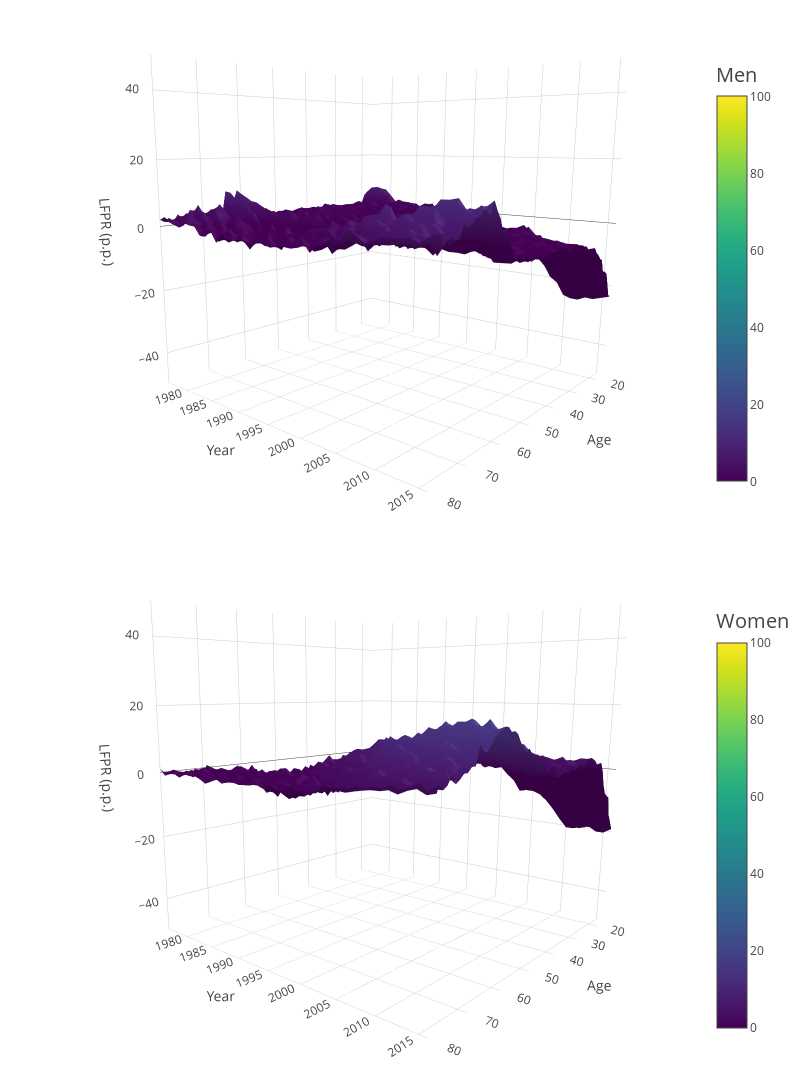

The notebook cell this image was saved under:
### Code cell
import plotly
import plotly.graph_objs as go

mask_men = data['sex'] == 1
mask_women = data['sex'] == 2

var = 'lfp_res0'

plotly.offline.init_notebook_mode(connected=True)

fig = plotly.tools.make_subplots(rows = 2, cols = 1, 
                                specs = [[{'is_3d': True}], [{'is_3d': True}]],
                                    print_grid = False)

fig.append_trace(dict(type = 'surface', 
                      x = data[mask_men].pivot(index = 'age', columns = 'year', values = 'age').values, 
                      y = data[mask_men].pivot(index = 'age', columns = 'year', values = 'year').values, 
                      z = data[mask_men].pivot(index = 'age', columns = 'year', values = var).values, 
                      colorscale = 'Viridis', scene = 'scene1', showscale = True, name = 'Actual'), 1, 1)

fig.append_trace(dict(type = 'surface', 
                          x = data[mask_women].pivot(index = 'age', columns = 'year', values = 'age').values, 
                          y = data[mask_women].pivot(index = 'age', columns = 'year', values = 'year').values, 
                          z = data[mask_women].pivot(index = 'age', columns = 'year', values = var).values, 
                          colorscale = 'Viridis', scene = 'scene2', showscale = True, name = 'Actual'), 2, 1)

fig['layout'].update(height = 1200, width = 800, 
                     autosize = False,
                    margin = dict(t = 0, b = 0, l = 0, r = 0))
                      
scene = dict(
    xaxis = dict(
        title = 'Age',
        range = [16, 80]
    ),
    yaxis = dict(
        title = 'Year',
        range = [1976, 2016]
    ),
    zaxis = dict(
        title = 'LFPR (p.p.)',
        range = [-50, 50]
    ),
    aspectmode = 'cube',
    camera = dict(
        center = dict(
            x = 0.1,
            y = -0.1,
            z = -0.15
        ),
        eye = dict(
            x = 1.6, 
            y = 1.25, 
            z = 0.25
        )
    )
)  

fig['layout']['scene1'].update(scene)
fig['layout']['scene2'].update(scene)
fig['layout']['scene1']['domain'].update(dict(y=[0.5, 1]))
fig['layout']['scene2']['domain'].update(dict(y=[0, 0.5]))

for surf in fig['data']:
    surf['cauto'] = False
    surf['cmin'] = 0
    surf['cmax'] = 100
    surf['colorbar']['len'] = 0.4
    surf['colorbar']['titlefont']['size'] = 20

fig['data'][0]['colorbar']['y'] = 0.75
fig['data'][0]['colorbar']['title'] = 'Men'
fig['data'][1]['colorbar']['y'] = 0.25
fig['data'][1]['colorbar']['title'] = 'Women'

plotly.offline.iplot(fig)

### Figure 1 — Plotly figure (JSON) as saved in the notebook; plotly's stock layout.template omitted (floating-point values rounded to 4 significant figures; data arrays with more than 128 entries replaced by an {"elided": "..."} marker saying what was removed)
{"data": [{"cauto": false, "cmax": 100, "cmin": 0, "colorbar": {"len": 0.4, "title": "Men", "titlefont": {"size": 20}, "y": 0.75}, "colorscale": "Viridis", "name": "Actual", "scene": "scene1", "showscale": true, "type": "surface", "x": {"elided": "75x41 int values"}, "y": {"elided": "75x41 int values"}, "z": {"elided": "75x41 float values"}}, {"cauto": false, "cmax": 100, "cmin": 0, "colorbar": {"len": 0.4, "title": "Women", "titlefont": {"size": 20}, "y": 0.25}, "colorscale": "Viridis", "name": "Actual", "scene": "scene2", "showscale": true, "type": "surface", "x": {"elided": "75x41 int values"}, "y": {"elided": "75x41 int values"}, "z": {"elided": "75x41 float values"}}], "layout": {"autosize": false, "height": 1200, "margin": {"b": 0, "l": 0, "r": 0, "t": 0}, "scene1": {"aspectmode": "cube", "camera": {"center": {"x": 0.1, "y": -0.1, "z": -0.15}, "eye": {"x": 1.6, "y": 1.25, "z": 0.25}}, "domain": {"x": [0, 1], "y": [0.5, 1]}, "xaxis": {"range": [16, 80], "title": "Age"}, "yaxis": {"range": [1976, 2016], "title": "Year"}, "zaxis": {"range": [-50, 50], "title": "LFPR (p.p.)"}}, "scene2": {"aspectmode": "cube", "camera": {"center": {"x": 0.1, "y": -0.1, "z": -0.15}, "eye": {"x": 1.6, "y": 1.25, "z": 0.25}}, "domain": {"x": [0, 1], "y": [0, 0.5]}, "xaxis": {"range": [16, 80], "title": "Age"}, "yaxis": {"range": [1976, 2016], "title": "Year"}, "zaxis": {"range": [-50, 50], "title": "LFPR (p.p.)"}}, "width": 800}}
